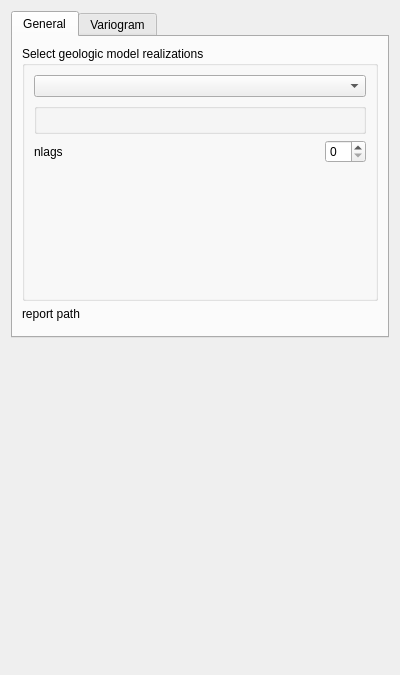
<?xml version="1.0" encoding="UTF-8"?>
<ui version="4.0">
 <class>Form</class>
 <widget class="QWidget" name="Form">
  <property name="geometry">
   <rect>
    <x>0</x>
    <y>0</y>
    <width>400</width>
    <height>675</height>
   </rect>
  </property>
  <property name="windowTitle">
   <string>Form</string>
  </property>
  <property name="AlgorithmCategory" stdset="0">
   <string>LPM-Geomod_Suite</string>
  </property>
  <property name="AlgorithmDescription" stdset="0">
   <string>validates realizations</string>
  </property>
  <layout class="QGridLayout" name="gridLayout">
   <item row="4" column="0">
    <spacer name="verticalSpacer_2">
     <property name="orientation">
      <enum>Qt::Vertical</enum>
     </property>
     <property name="sizeHint" stdset="0">
      <size>
       <width>20</width>
       <height>40</height>
      </size>
     </property>
    </spacer>
   </item>
   <item row="0" column="0">
    <widget class="QTabWidget" name="tabWidget">
     <property name="currentIndex">
      <number>0</number>
     </property>
     <widget class="QWidget" name="tab">
      <attribute name="title">
       <string>General</string>
      </attribute>
      <layout class="QGridLayout" name="gridLayout_3">
       <item row="0" column="0">
        <widget class="QGroupBox" name="groupBox">
         <property name="title">
          <string>Select geologic model realizations</string>
         </property>
         <layout class="QGridLayout" name="gridLayout_2">
          <item row="0" column="0" colspan="2">
           <widget class="GridSelectorBasic" name="gridselectorbasic">
            <property name="sizePolicy">
             <sizepolicy hsizetype="Expanding" vsizetype="Fixed">
              <horstretch>0</horstretch>
              <verstretch>0</verstretch>
             </sizepolicy>
            </property>
           </widget>
          </item>
          <item row="1" column="0" colspan="2">
           <widget class="OrderedPropertySelector" name="orderedpropertyselector">
            <property name="sizePolicy">
             <sizepolicy hsizetype="Expanding" vsizetype="Preferred">
              <horstretch>0</horstretch>
              <verstretch>0</verstretch>
             </sizepolicy>
            </property>
           </widget>
          </item>
          <item row="2" column="0">
           <widget class="QLabel" name="label">
            <property name="text">
             <string>nlags</string>
            </property>
           </widget>
          </item>
          <item row="2" column="1">
           <widget class="QSpinBox" name="spinBox">
            <property name="sizePolicy">
             <sizepolicy hsizetype="Fixed" vsizetype="Fixed">
              <horstretch>0</horstretch>
              <verstretch>0</verstretch>
             </sizepolicy>
            </property>
           </widget>
          </item>
          <item row="3" column="0">
           <spacer name="verticalSpacer">
            <property name="orientation">
             <enum>Qt::Vertical</enum>
            </property>
            <property name="sizeHint" stdset="0">
             <size>
              <width>20</width>
              <height>40</height>
             </size>
            </property>
           </spacer>
          </item>
         </layout>
        </widget>
       </item>
       <item row="1" column="0">
        <widget class="QLabel" name="label_2">
         <property name="text">
          <string>report path</string>
         </property>
        </widget>
       </item>
       <item row="2" column="0">
        <widget class="FileChooser" name="filechooser">
         <property name="sizePolicy">
          <sizepolicy hsizetype="Expanding" vsizetype="Preferred">
           <horstretch>0</horstretch>
           <verstretch>0</verstretch>
          </sizepolicy>
         </property>
         <property name="mode">
          <enum>FileChooser::Any</enum>
         </property>
        </widget>
       </item>
      </layout>
     </widget>
     <widget class="QWidget" name="tab_2">
      <attribute name="title">
       <string>Variogram</string>
      </attribute>
      <layout class="QGridLayout" name="gridLayout_4">
       <item row="0" column="0">
        <widget class="QGroupBox" name="groupBox_6">
         <property name="title">
          <string>Manual input</string>
         </property>
         <layout class="QVBoxLayout" name="verticalLayout_5">
          <item>
           <widget class="Indicator_regionalization_input" name="indicator_regionalization_input">
            <property name="sizePolicy">
             <sizepolicy hsizetype="Expanding" vsizetype="Preferred">
              <horstretch>0</horstretch>
              <verstretch>0</verstretch>
             </sizepolicy>
            </property>
           </widget>
          </item>
         </layout>
        </widget>
       </item>
       <item row="1" column="0">
        <widget class="QGroupBox" name="groupBox_5">
         <property name="title">
          <string>variogram model files</string>
         </property>
         <layout class="QVBoxLayout" name="verticalLayout_6">
          <item>
           <widget class="QCheckBox" name="checkBox">
            <property name="text">
             <string>Use variograms model file instead</string>
            </property>
           </widget>
          </item>
          <item>
           <widget class="FileChooser" name="filechooser_2">
            <property name="enabled">
             <bool>false</bool>
            </property>
            <property name="sizePolicy">
             <sizepolicy hsizetype="Expanding" vsizetype="Preferred">
              <horstretch>0</horstretch>
              <verstretch>0</verstretch>
             </sizepolicy>
            </property>
           </widget>
          </item>
         </layout>
        </widget>
       </item>
      </layout>
     </widget>
    </widget>
   </item>
  </layout>
 </widget>
 <customwidgets>
  <customwidget>
   <class>GridSelectorBasic</class>
   <extends>QComboBox</extends>
   <header>qtplugins/selectors.h</header>
  </customwidget>
  <customwidget>
   <class>OrderedPropertySelector</class>
   <extends>GsTLGroupBox</extends>
   <header>qtplugins/selectors.h</header>
  </customwidget>
  <customwidget>
   <class>Indicator_regionalization_input</class>
   <extends>QWidget</extends>
   <header>qtplugins/two_point_indicator_statistics_input.h</header>
   <slots>
    <slot>set_thresholds(QStringList)</slot>
    <slot>set_indicator_names(QString)</slot>
   </slots>
  </customwidget>
  <customwidget>
   <class>GsTLGroupBox</class>
   <extends>QGroupBox</extends>
   <header>qtplugins/selectors.h</header>
  </customwidget>
  <customwidget>
   <class>FileChooser</class>
   <extends>QWidget</extends>
   <header>qtplugins/filechooser.h</header>
  </customwidget>
 </customwidgets>
 <resources/>
 <connections>
  <connection>
   <sender>gridselectorbasic</sender>
   <signal>activated(QString)</signal>
   <receiver>orderedpropertyselector</receiver>
   <slot>show_properties(QString)</slot>
   <hints>
    <hint type="sourcelabel">
     <x>212</x>
     <y>97</y>
    </hint>
    <hint type="destinationlabel">
     <x>210</x>
     <y>188</y>
    </hint>
   </hints>
  </connection>
  <connection>
   <sender>checkBox</sender>
   <signal>toggled(bool)</signal>
   <receiver>filechooser_2</receiver>
   <slot>setEnabled(bool)</slot>
   <hints>
    <hint type="sourcelabel">
     <x>39</x>
     <y>460</y>
    </hint>
    <hint type="destinationlabel">
     <x>42</x>
     <y>475</y>
    </hint>
   </hints>
  </connection>
 </connections>
</ui>
